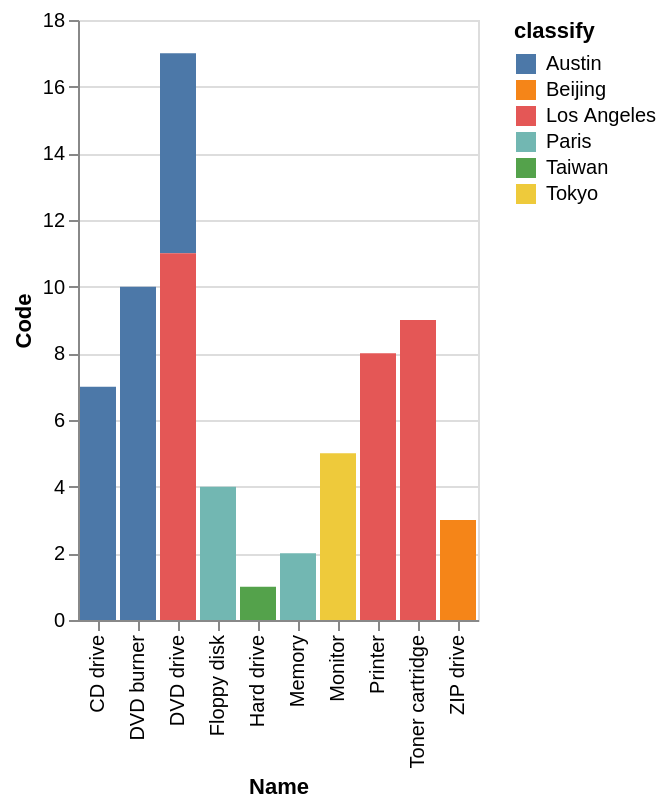

The Vega-Lite source for this figure:
### Vega-Lite specification from a JSON file in a GitHub repository (floating-point values rounded to 4 significant figures)
{"data": {"values": [{"x_data": "CD drive", "y_data": 7, "classify": "Austin"}, {"x_data": "DVD burner", "y_data": 10, "classify": "Austin"}, {"x_data": "DVD drive", "y_data": 6, "classify": "Austin"}, {"x_data": "Floppy disk", "y_data": 0, "classify": "Austin"}, {"x_data": "Hard drive", "y_data": 0, "classify": "Austin"}, {"x_data": "Memory", "y_data": 0, "classify": "Austin"}, {"x_data": "Monitor", "y_data": 0, "classify": "Austin"}, {"x_data": "Printer", "y_data": 0, "classify": "Austin"}, {"x_data": "Toner cartridge", "y_data": 0, "classify": "Austin"}, {"x_data": "ZIP drive", "y_data": 0, "classify": "Austin"}, {"x_data": "CD drive", "y_data": 0, "classify": "Beijing"}, {"x_data": "DVD burner", "y_data": 0, "classify": "Beijing"}, {"x_data": "DVD drive", "y_data": 0, "classify": "Beijing"}, {"x_data": "Floppy disk", "y_data": 0, "classify": "Beijing"}, {"x_data": "Hard drive", "y_data": 0, "classify": "Beijing"}, {"x_data": "Memory", "y_data": 0, "classify": "Beijing"}, {"x_data": "Monitor", "y_data": 0, "classify": "Beijing"}, {"x_data": "Printer", "y_data": 0, "classify": "Beijing"}, {"x_data": "Toner cartridge", "y_data": 0, "classify": "Beijing"}, {"x_data": "ZIP drive", "y_data": 3, "classify": "Beijing"}, {"x_data": "CD drive", "y_data": 0, "classify": "Los Angeles"}, {"x_data": "DVD burner", "y_data": 0, "classify": "Los Angeles"}, {"x_data": "DVD drive", "y_data": 11, "classify": "Los Angeles"}, {"x_data": "Floppy disk", "y_data": 0, "classify": "Los Angeles"}, {"x_data": "Hard drive", "y_data": 0, "classify": "Los Angeles"}, {"x_data": "Memory", "y_data": 0, "classify": "Los Angeles"}, {"x_data": "Monitor", "y_data": 0, "classify": "Los Angeles"}, {"x_data": "Printer", "y_data": 8, "classify": "Los Angeles"}, {"x_data": "Toner cartridge", "y_data": 9, "classify": "Los Angeles"}, {"x_data": "ZIP drive", "y_data": 0, "classify": "Los Angeles"}, {"x_data": "CD drive", "y_data": 0, "classify": "Paris"}, {"x_data": "DVD burner", "y_data": 0, "classify": "Paris"}, {"x_data": "DVD drive", "y_data": 0, "classify": "Paris"}, {"x_data": "Floppy disk", "y_data": 4, "classify": "Paris"}, {"x_data": "Hard drive", "y_data": 0, "classify": "Paris"}, {"x_data": "Memory", "y_data": 2, "classify": "Paris"}, {"x_data": "Monitor", "y_data": 0, "classify": "Paris"}, {"x_data": "Printer", "y_data": 0, "classify": "Paris"}, {"x_data": "Toner cartridge", "y_data": 0, "classify": "Paris"}, {"x_data": "ZIP drive", "y_data": 0, "classify": "Paris"}, {"x_data": "CD drive", "y_data": 0, "classify": "Taiwan"}, {"x_data": "DVD burner", "y_data": 0, "classify": "Taiwan"}, {"x_data": "DVD drive", "y_data": 0, "classify": "Taiwan"}, {"x_data": "Floppy disk", "y_data": 0, "classify": "Taiwan"}, {"x_data": "Hard drive", "y_data": 1, "classify": "Taiwan"}, {"x_data": "Memory", "y_data": 0, "classify": "Taiwan"}, {"x_data": "Monitor", "y_data": 0, "classify": "Taiwan"}, {"x_data": "Printer", "y_data": 0, "classify": "Taiwan"}, {"x_data": "Toner cartridge", "y_data": 0, "classify": "Taiwan"}, {"x_data": "ZIP drive", "y_data": 0, "classify": "Taiwan"}, {"x_data": "CD drive", "y_data": 0, "classify": "Tokyo"}, {"x_data": "DVD burner", "y_data": 0, "classify": "Tokyo"}, {"x_data": "DVD drive", "y_data": 0, "classify": "Tokyo"}, {"x_data": "Floppy disk", "y_data": 0, "classify": "Tokyo"}, {"x_data": "Hard drive", "y_data": 0, "classify": "Tokyo"}, {"x_data": "Memory", "y_data": 0, "classify": "Tokyo"}, {"x_data": "Monitor", "y_data": 5, "classify": "Tokyo"}, {"x_data": "Printer", "y_data": 0, "classify": "Tokyo"}, {"x_data": "Toner cartridge", "y_data": 0, "classify": "Tokyo"}, {"x_data": "ZIP drive", "y_data": 0, "classify": "Tokyo"}]}, "mark": "bar", "encoding": {"x": {"field": "x_data", "type": "nominal", "title": "Name", "sort": "ascending"}, "y": {"field": "y_data", "type": "quantitative", "title": "Code"}, "color": {"field": "classify"}}}
